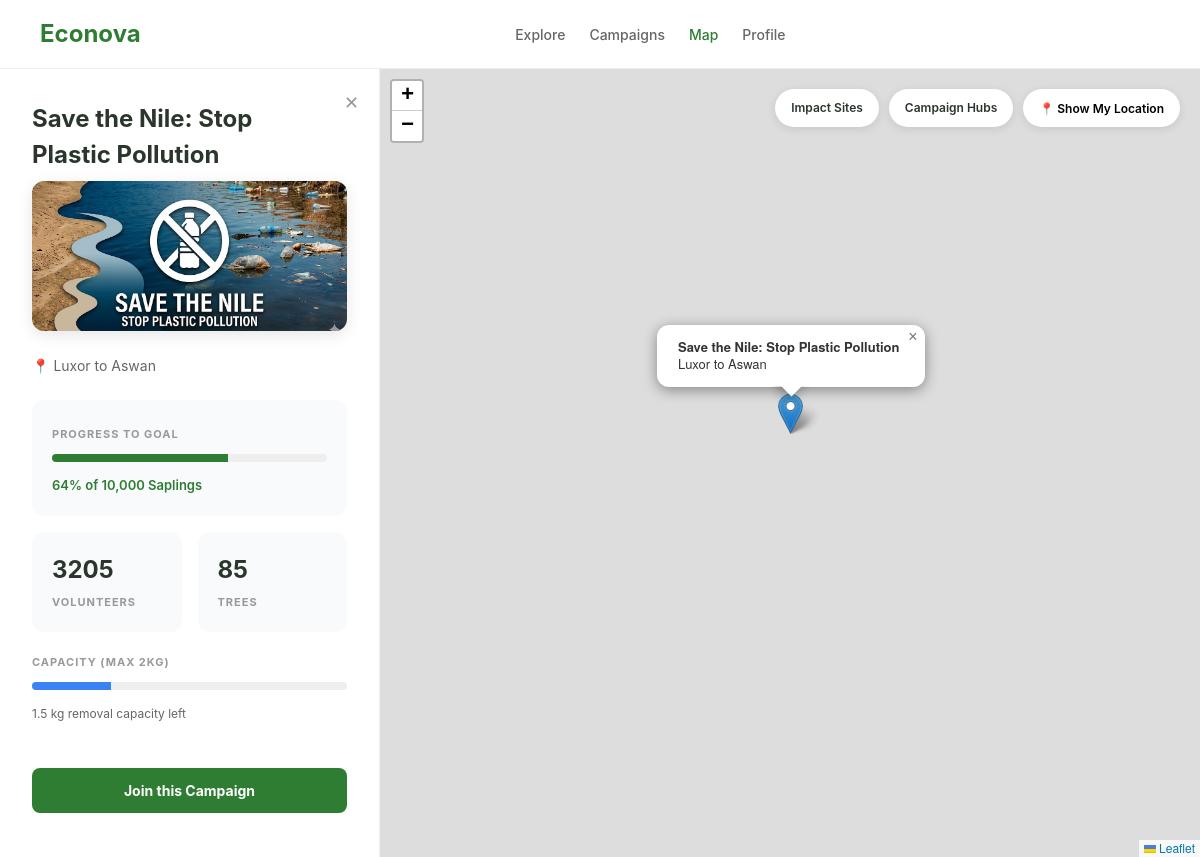
The page /map.php?id=1 on the database its author committed.
### tables this page shows
CREATE TABLE campaigns (id INTEGER PRIMARY KEY AUTOINCREMENT, title TEXT, description TEXT, target_amount REAL, raised_amount REAL, progress_percent INTEGER, stewards_count INTEGER, days_left INTEGER, location TEXT, image_url TEXT, status TEXT, created_at DATETIME DEFAULT CURRENT_TIMESTAMP, trees_planted INTEGER DEFAULT 0, latitude FLOAT, longitude FLOAT, event_date TEXT, event_time TEXT, event_location TEXT, plastic_removed_kg REAL DEFAULT 0, goal TEXT DEFAULT "10,000 Saplings");

### map.php (the view, shortened to what this page needs)
<?php
$id = isset($_GET['id']) ? (int)$_GET['id'] : 0;
$campaign = null;
try {
    $db = new PDO('sqlite:econova.db');
    $db->setAttribute(PDO::ATTR_ERRMODE, PDO::ERRMODE_EXCEPTION);
    $columnsToAdd = [
        'image_url' => 'TEXT',
        'plastic_removed_kg' => 'REAL DEFAULT 0',
        'goal' => 'TEXT DEFAULT "10,000 Saplings"',
        'stewards_count' => 'INTEGER DEFAULT 0',
        'trees_planted' => 'INTEGER DEFAULT 0',
        'progress_percent' => 'INTEGER DEFAULT 0',
        'latitude' => 'REAL',
        'longitude' => 'REAL'
    ];
    foreach ($columnsToAdd as $col => $type) {
        try {
            $db->exec("ALTER TABLE campaigns ADD COLUMN $col $type");
        } catch (PDOException $e) {  }
    }
    $db->exec("UPDATE campaigns SET image_url = 'https://images.unsplash.com/photo-1542601906990-b4d3fb778b09' WHERE title LIKE '%Coastal%' AND image_url IS NULL");
    $db->exec("UPDATE campaigns SET image_url = 'https://images.unsplash.com/photo-1472214103451-9374bd1c798e' WHERE title LIKE '%Nile%' AND image_url IS NULL");
    $db->exec("UPDATE campaigns SET image_url = 'https://images.unsplash.com/photo-1583212292454-1fe6228603b4' WHERE title LIKE '%Red Sea%' AND image_url IS NULL");
    $stmt = $db->prepare("SELECT * FROM campaigns WHERE id = ?");
    $stmt->execute([$id]);
    $campaign = $stmt->fetch(PDO::FETCH_ASSOC);
} catch (PDOException $e) {
}
$title = $campaign['title'] ?? 'Campaign';
$location = $campaign['location'] ?? 'Location';
$goal = $campaign['goal'] ?? '10,000 Saplings';
$progress = $campaign['progress_percent'] ?? 0;
$trees = $campaign['trees_planted'] ?? 0;
$volunteers = $campaign['stewards_count'] ?? 0;
?>
<!DOCTYPE html>
<html lang="en">
<head>
    <link rel="stylesheet" href="style.css">
    <link rel="stylesheet" href="https://unpkg.com/leaflet@1.9.4/dist/leaflet.css" />
</head>
<body>
    <header class="header">
        <a href="index.php" class="logo">Econova</a>
        <nav class="nav-links">
            <a href="explore.php">Explore</a>
            <a href="campaigns.php">Campaigns</a>
            <a href="map.php?id=<?php echo $id; ?>" class="active">Map</a>
            <a href="profile.php">Profile</a>
        </nav>
    </header>
    <div class="app-main">
        <aside class="sidebar" id="sidebar">
            <div class="close-sidebar" id="closeSidebar">✕</div>
            <h1 style="margin-bottom:8px; margin-right: 30px;"><?php echo htmlspecialchars($title); ?></h1>
            <?php if (!empty($campaign['image_url'])): ?>
                <div style="margin-bottom: 24px; border-radius: 12px; overflow: hidden; height: 150px; box-shadow: 0 4px 15px rgba(0,0,0,0.1);">
                    <img src="<?php echo htmlspecialchars($campaign['image_url']); ?>" alt="Campaign Image" style="width: 100%; height: 100%; object-fit: cover;">
                </div>
            <?php else: ?>
                <div style="margin-bottom: 24px; border-radius: 12px; height: 150px; background: #f3f4f6; display: flex; align-items: center; justify-content: center; color: #999; font-size: 13px;">No image yet</div>
            <?php endif; ?>
            <p style="color:#666; font-size:14px; margin-bottom:24px;">📍 <?php echo htmlspecialchars($location); ?></p>
            <div class="stat-card">
                <span class="stat-label">Progress to Goal</span>
                <div class="progress-bar"><div class="progress-fill" style="width:<?php echo $progress; ?>%"></div></div>
                <span style="font-size:13px; font-weight:600; color:#2e7d32;"><?php echo $progress; ?>% of <?php echo htmlspecialchars($goal); ?></span>
            </div>
            <div style="display:grid; grid-template-columns:1fr 1fr; gap:16px;">
                <div class="stat-card">
                    <span class="stat-num" id="vol-count"><?php echo $volunteers; ?></span>
                    <span class="stat-label">Volunteers</span>
                </div>
                <div class="stat-card">
                    <span class="stat-num" id="tree-count"><?php echo $trees; ?></span>
                    <span class="stat-label">Trees</span>
                </div>
            </div>
            <div style="margin-bottom: 24px;">
                <span class="stat-label">Capacity (Max 2kg)</span>
                <?php
                    $plastic = (float)($campaign['plastic_removed_kg'] ?? 0);
                    $capPercent = ($plastic / 2) * 100;
                ?>
                <div class="progress-bar"><div class="progress-fill" style="width:<?php echo $capPercent; ?>%; background: #3b82f6;"></div></div>
                <span style="font-size:12px; color:#666;"><?php echo 2.0 - $plastic; ?> kg removal capacity left</span>
            </div>
            <button class="btn-join" id="joinBtn" <?php echo ($plastic >= 2.0) ? 'disabled style="background:#999;"' : ''; ?>>
                <?php echo ($plastic >= 2.0) ? 'Max capacity reached' : 'Join this Campaign'; ?>
            </button>
        </aside>
        <section class="map-area">
            <div id="map"></div>
            <div class="map-overlays">
                <div class="pill" id="toggleImpact" style="cursor:pointer;">Impact Sites</div>
                <div class="pill" id="toggleHubs" style="cursor:pointer;">Campaign Hubs</div>
                <button class="pill" id="findMeBtn" style="border:none; outline:none; font-family:inherit;">📍 Show My Location</button>
            </div>
        </section>
    </div>
</body>
</html>

### style.css (style rules this page uses)
:root { --bg-primary: #FCFAF6; --bg-card: #FFFFFF; --bg-input: #FAF8F2; --bg-badge: #E8F2EC; --text-main: #2A362C; --text-muted: #64746A; --text-green: #487A57; --btn-dark: #192A20; --btn-dark-hover: #101F16; --border-color: #EAE6DE; --font-family: 'Inter', system-ui, -apple-system, sans-serif; --radius-sm: 8px; --radius-md: 16px; --radius-lg: 24px; }
* { box-sizing: border-box; margin: 0; padding: 0; }
body { font-family: var(--font-family); background-color: var(--bg-primary); color: var(--text-main); line-height: 1.5; -webkit-font-smoothing: antialiased; }
a { text-decoration: none; color: inherit; }
button { font-family: inherit; cursor: pointer; border: none; background: none; }
.header { display: flex; justify-content: space-between; align-items: center; padding: 24px 0; }
.logo { font-size: 20px; font-weight: 500; }
.progress-bar { height: 2px; background-color: var(--bg-input); margin-bottom: 32px; position: relative; }
.progress-fill { position: absolute; left: 0; top: 0; height: 100%; width: 25%; background-color: var(--text-green); }
.btn-join { background-color: #2d6a4f; color: white; padding: 8px 20px; border-radius: 30px; font-size: 14px; font-weight: 600; text-decoration: none; transition: opacity 0.2s; display: inline-block; border: none; }
.progress-bar { height: 6px; background: var(--bg-input); border-radius: 3px; overflow: hidden; margin-bottom: 8px; }
.progress-fill { height: 100%; background: var(--text-green); }
.stat-label { font-size: 10px; color: rgba(255,255,255,0.6); letter-spacing: 1px; margin-bottom: 4px; }

### map.php (style rules this page uses)
body { margin: 0; font-family: 'Inter', sans-serif; height: 100vh; display: flex; flex-direction: column; }
.header { background: white; padding: 16px 40px; border-bottom: 1px solid #eee; display: flex; justify-content: space-between; align-items: center; }
.logo { font-size: 24px; font-weight: 700; color: #2e7d32; text-decoration: none; }
.nav-links { display: flex; gap: 24px; }
.nav-links a { text-decoration: none; color: #666; font-weight: 500; font-size: 14px; }
.nav-links a.active { color: #2e7d32; }
.app-main { display: flex; flex: 1; overflow: hidden; position: relative; }
.sidebar { width: 380px; background: white; padding: 32px; overflow-y: auto; border-right: 1px solid #eee; transition: all 0.3s ease; position: relative; z-index: 10; }
.map-area { flex: 1; position: relative; transition: all 0.3s ease; }
#map { width: 100%; height: 100%; }
.close-sidebar { position: absolute; top: 20px; right: 20px; cursor: pointer; font-size: 18px; color: #999; transition: color 0.2s; }
.stat-card { background: #f9fafb; padding: 20px; border-radius: 12px; margin-bottom: 16px; }
.stat-num { font-size: 24px; font-weight: 700; display: block; }
.stat-label { font-size: 11px; color: #999; text-transform: uppercase; font-weight: 700; }
.progress-bar { height: 8px; background: #eee; border-radius: 4px; overflow: hidden; margin: 10px 0; }
.progress-fill { height: 100%; background: #2e7d32; }
.btn-join { width: 100%; background: #2e7d32; color: white; border: none; padding: 14px; border-radius: 8px; font-weight: 700; cursor: pointer; margin-top: 20px; }
.map-overlays { position: absolute; top: 20px; right: 20px; z-index: 1000; display: flex; gap: 10px; }
.pill { background: white; padding: 10px 16px; border-radius: 20px; font-size: 12px; font-weight: 600; box-shadow: 0 2px 10px rgba(0,0,0,0.1); cursor: pointer; }

### rows shown on the page
campaigns: title "Save the Nile: Stop Plastic Pollution", image_url (picture), location "Luxor to Aswan", progress_percent "64", goal "10,000 Saplings", stewards_count "3205", trees_planted "85", 2.0-$plastic "1.5"
